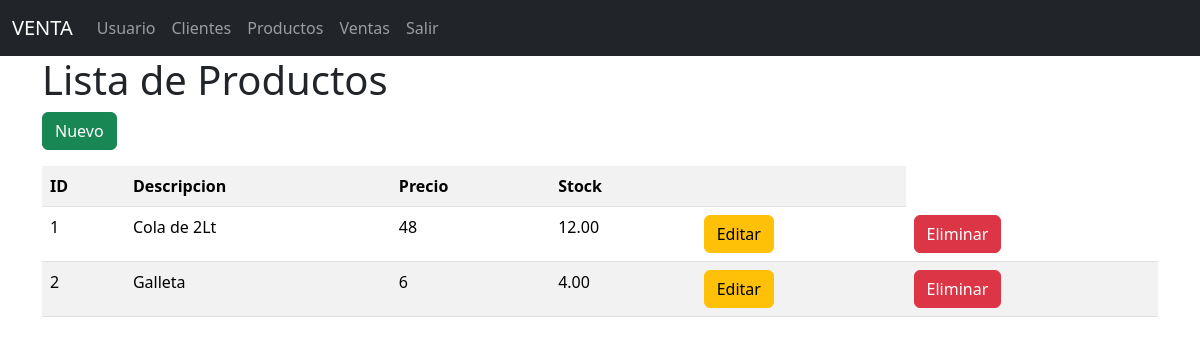
The app's page /productos/, older data.
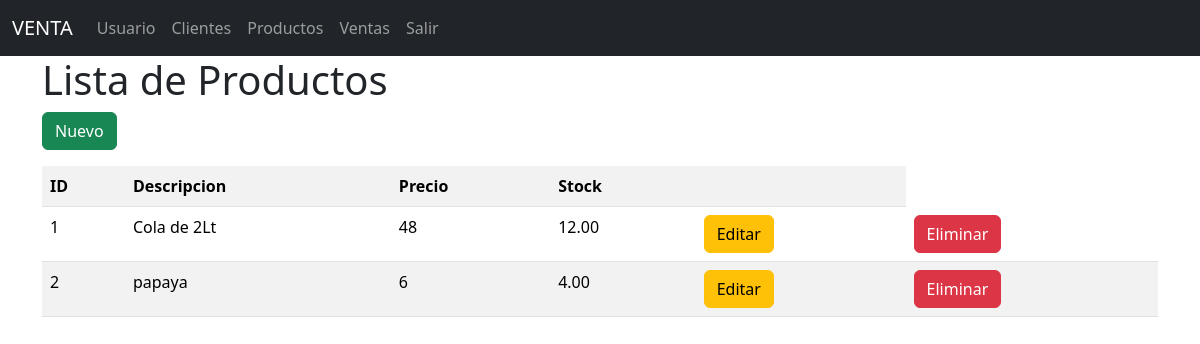
The same page, newer data.
### models/producto_model.py (models this page shows, shortened)
class Producto(db.Model):
    __tablename__ = "productos"
    id = db.Column(db.Integer, primary_key=True)
    descripcion = db.Column(db.String(120), nullable=False)
    precio = db.Column(db.Float(11,2), nullable=False)
    stock = db.Column(db.Integer, nullable=False)
    ventas = db.relationship('Venta', back_populates='producto')
    @staticmethod
    def get_all():
        return Producto.query.all()

### controllers/producto_controller.py (the view)
@producto_bp.route("/")
def index():
    productos = Producto.get_all()
    return producto_view.list(productos)

### run.py (called while the page is built)
@app.context_processor
def inject_activate_path():
    def is_activate(path):
        return 'activate' if request.path == path else ''
    return dict(is_activate=is_activate)

### views/producto_view.py (called while the page is built)
def list(productos):
    return render_template('productos/index.html',productos = productos)

### templates/productos/index.html (shortened to what this page needs)
{% extends 'base.html' %}
{% block content %}
<h1>Lista de Productos </h1>
<a href="{{url_for('producto.create')}}" class="btn btn-success mb-3">Nuevo</a>
<table class="table table-striped">
    <tr>
        <th>ID</th>
        <th>Descripcion</th>
        <th>Precio</th>
        <th>Stock</th>
        <th></th>
    </tr>
    {% for item in productos %}
<tr>
    <td>{{ item.id }}</td>
    <td>{{ item.descripcion }}</td>
    <td>{{ item.stock }}</td>
    <td>{{ item.precio | round(2) }}</td>
    <td>
        <a href="{{ url_for('producto.edit', id=item.id) }}" class="btn btn-warning">Editar</a>
    </td>
    <td>
        <a href="{{ url_for('producto.delete', id=item.id) }}" class="btn btn-danger">Eliminar</a>
    </td>
</tr>
{% endfor %}
</table>
{% endblock %}

Row changes from the older to the newer data that the page shows:
changed Producto id 2: descripcion "Galleta" → "papaya"
